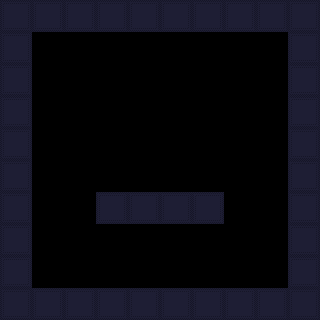

A 2D game scene composited from a Tiled map and its tileset images. What follows is a short description and the map's XML, with every tile layer's data as written:
An orthogonal 10x10 tile map with 32x32 px tiles, 1 tile layer (Tile Layer 1) and 8 objects.

<map version="1.2" tiledversion="1.3.5" orientation="orthogonal" renderorder="right-down" width="10" height="10" tilewidth="32" tileheight="32" infinite="0" nextlayerid="3" nextobjectid="10">
 <editorsettings>
  <export target="room_4_3.lua" format="lua" />
 </editorsettings>
 <tileset firstgid="1" source="../allTiles.tsx" />
 <layer id="1" name="Tile Layer 1" width="10" height="10">
  <data encoding="csv">
1,1,1,1,1,1,1,1,1,1,
1,0,0,0,0,0,0,0,0,1,
1,0,0,0,0,0,0,0,0,1,
1,0,0,0,0,0,0,0,0,1,
1,0,0,0,0,0,0,0,0,1,
1,0,0,0,0,0,0,0,0,1,
1,0,0,1,1,1,1,0,0,1,
1,0,0,0,0,0,0,0,0,1,
1,0,0,0,0,0,0,0,0,1,
1,1,1,1,1,1,1,1,1,1
</data>
 </layer>
 <objectgroup id="2" name="Object Layer 1">
  <object id="1" gid="2" x="128" y="288" width="32" height="32" />
  <object id="2" gid="3" x="32" y="288" width="32" height="32" />
  <object id="3" gid="3" x="256" y="288" width="32" height="32" />
  <object id="4" gid="4" x="160" y="192" width="32" height="32" />
  <object id="5" gid="5" x="96" y="256" width="32" height="32" />
  <object id="6" gid="5" x="128" y="256" width="32" height="32" />
  <object id="7" gid="5" x="160" y="256" width="32" height="32" />
  <object id="8" gid="5" x="192" y="256" width="32" height="32" />
 </objectgroup>
</map>
